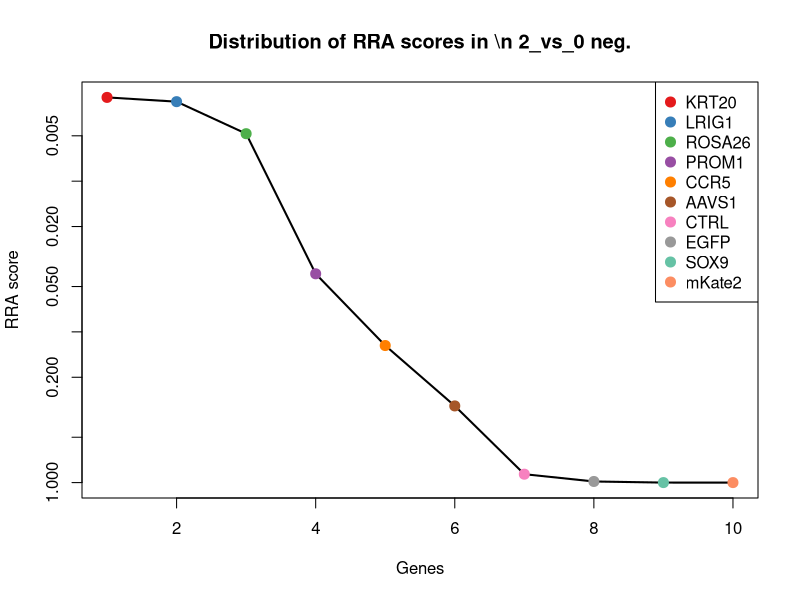
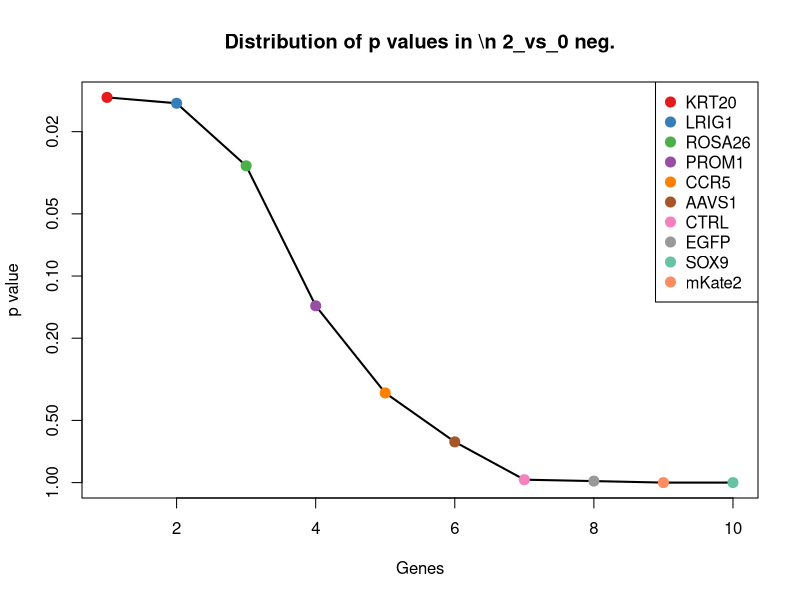
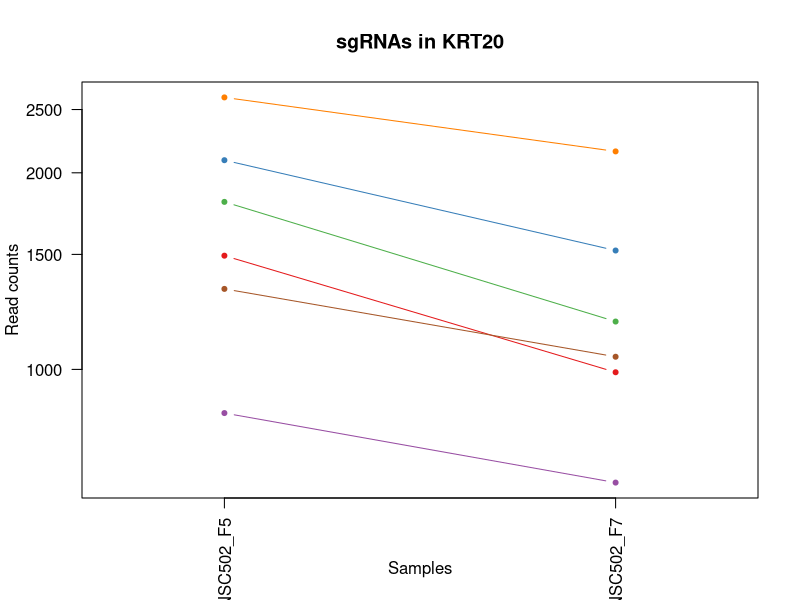
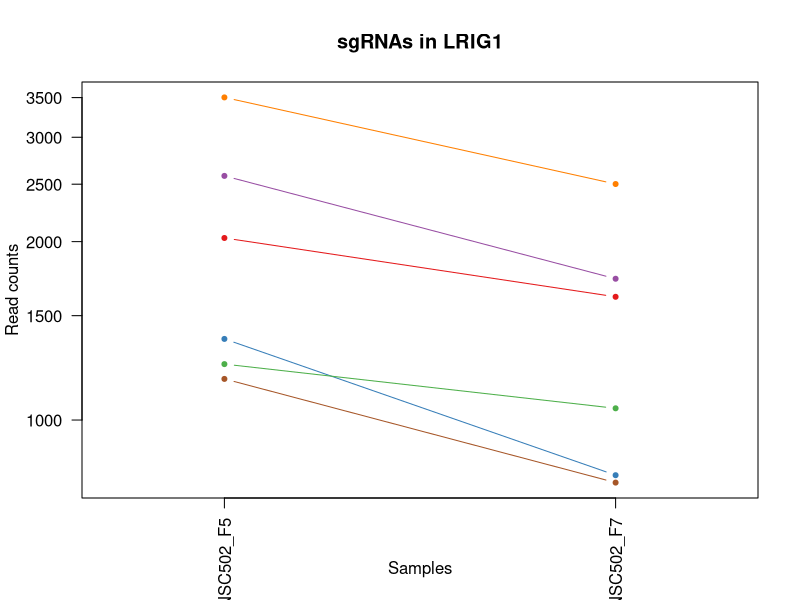
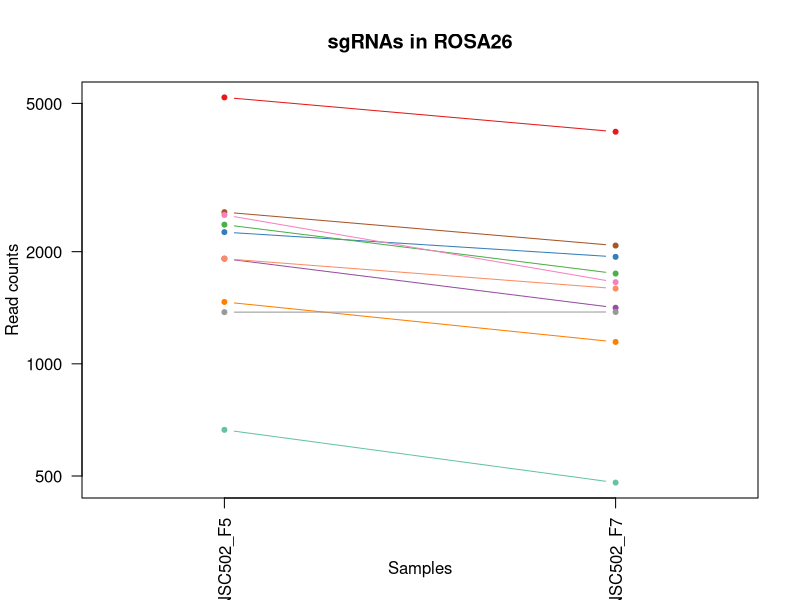
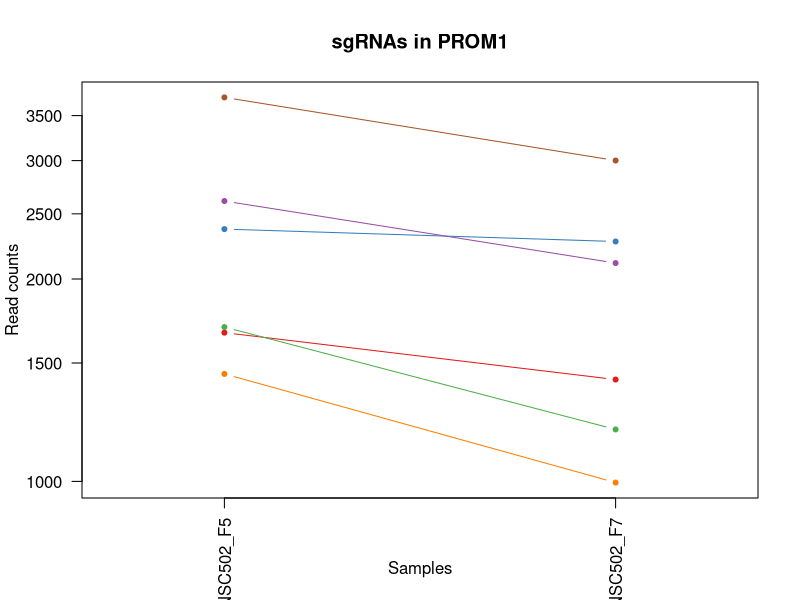
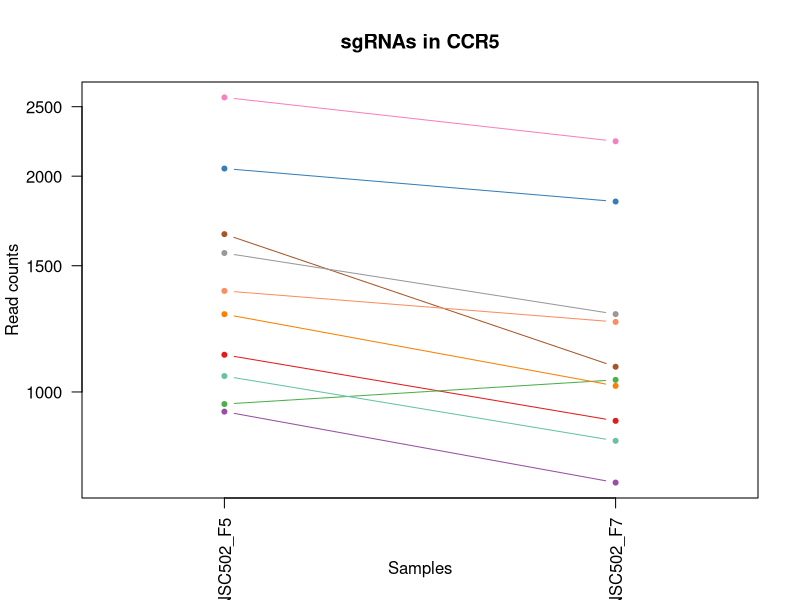
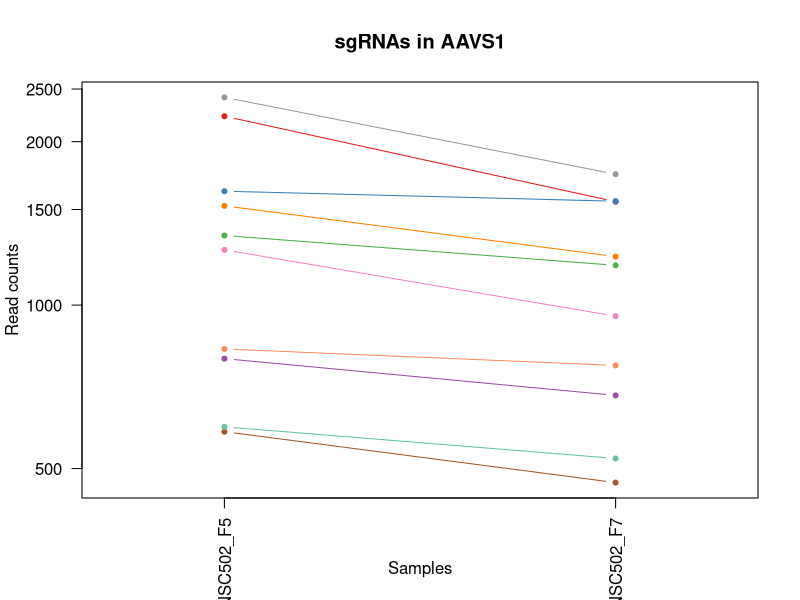

Recreate these plots in R, in order. (Note: this script raises an error after producing the figures.)
pdf(file='S2A_c0_t2.pdf',width=4.5,height=4.5);
gstable=read.table('S2A_c0_t2.gene_summary.txt',header=T)
# 
#
# parameters
# Do not modify the variables beginning with "__"

# gstablename='__GENE_SUMMARY_FILE__'
startindex=3
# outputfile='__OUTPUT_FILE__'
targetgenelist=c("KRT20","LRIG1","ROSA26","PROM1","CCR5","AAVS1","CTRL","EGFP","SOX9","mKate2")
# samplelabel=sub('.\\w+.\\w+$','',colnames(gstable)[startindex]);
samplelabel='2_vs_0 neg.'


# You need to write some codes in front of this code:
# gstable=read.table(gstablename,header=T)
# pdf(file=outputfile,width=6,height=6)


# set up color using RColorBrewer
#library(RColorBrewer)
#colors <- brewer.pal(length(targetgenelist), "Set1")

colors=c( "#E41A1C", "#377EB8", "#4DAF4A", "#984EA3", "#FF7F00",  "#A65628", "#F781BF",
          "#999999", "#66C2A5", "#FC8D62", "#8DA0CB", "#E78AC3", "#A6D854", "#FFD92F", "#E5C494", "#B3B3B3", 
          "#8DD3C7", "#FFFFB3", "#BEBADA", "#FB8072", "#80B1D3", "#FDB462", "#B3DE69", "#FCCDE5",
          "#D9D9D9", "#BC80BD", "#CCEBC5", "#FFED6F")

######
# function definition

plotrankedvalues<-function(val, tglist, ...){
  
  plot(val,log='y',ylim=c(max(val),min(val)),type='l',lwd=2, ...)
  if(length(tglist)>0){
    for(i in 1:length(tglist)){
      targetgene=tglist[i];
      tx=which(names(val)==targetgene);ty=val[targetgene];
      points(tx,ty,col=colors[(i %% length(colors)) ],cex=2,pch=20)
      # text(tx+50,ty,targetgene,col=colors[i])
    }
    legend('topright',tglist,pch=20,pt.cex = 2,cex=1,col=colors)
  }
}



plotrandvalues<-function(val,targetgenelist, ...){
  # choose the one with the best distance distribution
  
  mindiffvalue=0;
  randval=val;
  for(i in 1:20){
    randval0=sample(val)
    vindex=sort(which(names(randval0) %in% targetgenelist))
    if(max(vindex)>0.9*length(val)){
      # print('pass...')
      next;
    }
    mindiffind=min(diff(vindex));
    if (mindiffind > mindiffvalue){
      mindiffvalue=mindiffind;
      randval=randval0;
      # print(paste('Diff: ',mindiffvalue))
    }
  }
  plot(randval,log='y',ylim=c(max(randval),min(randval)),pch=20,col='grey', ...)
  
  if(length(targetgenelist)>0){
    for(i in 1:length(targetgenelist)){
      targetgene=targetgenelist[i];
      tx=which(names(randval)==targetgene);ty=randval[targetgene];
      points(tx,ty,col=colors[(i %% length(colors)) ],cex=2,pch=20)
      text(tx+50,ty,targetgene,col=colors[i])
    }
  }
  
}




# set.seed(1235)



pvec=gstable[,startindex]
names(pvec)=gstable[,'id']
pvec=sort(pvec);

plotrankedvalues(pvec,targetgenelist,xlab='Genes',ylab='RRA score',main=paste('Distribution of RRA scores in \\n',samplelabel))

# plotrandvalues(pvec,targetgenelist,xlab='Genes',ylab='RRA score',main=paste('Distribution of RRA scores in \\n',samplelabel))


pvec=gstable[,startindex+1]
names(pvec)=gstable[,'id']
pvec=sort(pvec);

plotrankedvalues(pvec,targetgenelist,xlab='Genes',ylab='p value',main=paste('Distribution of p values in \\n',samplelabel))

# plotrandvalues(pvec,targetgenelist,xlab='Genes',ylab='p value',main=paste('Distribution of p values in \\n',samplelabel))



# you need to write after this code:
# dev.off()






# parameters
# Do not modify the variables beginning with "__"
targetmat=list(c(1492.1707458269116,988.9221741698982),c(2089.8439912896124,1519.660305834949),c(1804.087759452227,1182.7310424745517),c(856.2625115972365,669.8829601914688),c(2608.0287074736043,2155.750950527145),c(1327.1565837799706,1044.5801055804654))
targetgene="KRT20"
collabel=c("S13_MNSC502_F5","S15_MNSC502_F7")

# set up color using RColorBrewer
#library(RColorBrewer)
#colors <- brewer.pal(length(targetgenelist), "Set1")

colors=c( "#E41A1C", "#377EB8", "#4DAF4A", "#984EA3", "#FF7F00",  "#A65628", "#F781BF",
          "#999999", "#66C2A5", "#FC8D62", "#8DA0CB", "#E78AC3", "#A6D854", "#FFD92F", "#E5C494", "#B3B3B3", 
          "#8DD3C7", "#FFFFB3", "#BEBADA", "#FB8072", "#80B1D3", "#FDB462", "#B3DE69", "#FCCDE5",
          "#D9D9D9", "#BC80BD", "#CCEBC5", "#FFED6F")


## code

targetmatvec=unlist(targetmat)+1
yrange=range(targetmatvec[targetmatvec>0]);
# yrange[1]=1; # set the minimum value to 1
for(i in 1:length(targetmat)){
  vali=targetmat[[i]]+1;
  if(i==1){
    plot(1:length(vali),vali,type='b',las=1,pch=20,main=paste('sgRNAs in',targetgene),ylab='Read counts',xlab='Samples',xlim=c(0.7,length(vali)+0.3),ylim = yrange,col=colors[(i %% length(colors))],xaxt='n',log='y')
    axis(1,at=1:length(vali),labels=(collabel),las=2)
    # lines(0:100,rep(1,101),col='black');
  }else{
    lines(1:length(vali),vali,type='b',pch=20,col=colors[(i %% length(colors))])
  }
}




# parameters
# Do not modify the variables beginning with "__"
targetmat=list(c(2027.4605885645494,1613.0861192741154),c(1369.4163082066261,806.046113820892),c(1241.630951011739,1045.573997212797),c(2580.861741770754,1730.3653318892389),c(3501.5200239228943,2500.6313469461948),c(1172.2042608822333,783.1866062772662))
targetgene="LRIG1"
collabel=c("S13_MNSC502_F5","S15_MNSC502_F7")

# set up color using RColorBrewer
#library(RColorBrewer)
#colors <- brewer.pal(length(targetgenelist), "Set1")

colors=c( "#E41A1C", "#377EB8", "#4DAF4A", "#984EA3", "#FF7F00",  "#A65628", "#F781BF",
          "#999999", "#66C2A5", "#FC8D62", "#8DA0CB", "#E78AC3", "#A6D854", "#FFD92F", "#E5C494", "#B3B3B3", 
          "#8DD3C7", "#FFFFB3", "#BEBADA", "#FB8072", "#80B1D3", "#FDB462", "#B3DE69", "#FCCDE5",
          "#D9D9D9", "#BC80BD", "#CCEBC5", "#FFED6F")


## code

targetmatvec=unlist(targetmat)+1
yrange=range(targetmatvec[targetmatvec>0]);
# yrange[1]=1; # set the minimum value to 1
for(i in 1:length(targetmat)){
  vali=targetmat[[i]]+1;
  if(i==1){
    plot(1:length(vali),vali,type='b',las=1,pch=20,main=paste('sgRNAs in',targetgene),ylab='Read counts',xlab='Samples',xlim=c(0.7,length(vali)+0.3),ylim = yrange,col=colors[(i %% length(colors))],xaxt='n',log='y')
    axis(1,at=1:length(vali),labels=(collabel),las=2)
    # lines(0:100,rep(1,101),col='black');
  }else{
    lines(1:length(vali),vali,type='b',pch=20,col=colors[(i %% length(colors))])
  }
}




# parameters
# Do not modify the variables beginning with "__"
targetmat=list(c(5187.884265329438,4196.210471703829),c(2255.864337251474,1936.100899781871),c(2362.5198322330334,1746.267598006544),c(1914.767990093468,1413.3139011754727),c(1465.0037801240617,1143.9692688136208),c(2552.688592152984,2076.2396199406203),c(2508.4164998964875,1655.8234594643723),c(1375.4534116961486,1376.539910779205),c(664.0813838474455,479.05576678381),c(1913.7618061785474,1591.220503362821))
targetgene="ROSA26"
collabel=c("S13_MNSC502_F5","S15_MNSC502_F7")

# set up color using RColorBrewer
#library(RColorBrewer)
#colors <- brewer.pal(length(targetgenelist), "Set1")

colors=c( "#E41A1C", "#377EB8", "#4DAF4A", "#984EA3", "#FF7F00",  "#A65628", "#F781BF",
          "#999999", "#66C2A5", "#FC8D62", "#8DA0CB", "#E78AC3", "#A6D854", "#FFD92F", "#E5C494", "#B3B3B3", 
          "#8DD3C7", "#FFFFB3", "#BEBADA", "#FB8072", "#80B1D3", "#FDB462", "#B3DE69", "#FCCDE5",
          "#D9D9D9", "#BC80BD", "#CCEBC5", "#FFED6F")


## code

targetmatvec=unlist(targetmat)+1
yrange=range(targetmatvec[targetmatvec>0]);
# yrange[1]=1; # set the minimum value to 1
for(i in 1:length(targetmat)){
  vali=targetmat[[i]]+1;
  if(i==1){
    plot(1:length(vali),vali,type='b',las=1,pch=20,main=paste('sgRNAs in',targetgene),ylab='Read counts',xlab='Samples',xlim=c(0.7,length(vali)+0.3),ylim = yrange,col=colors[(i %% length(colors))],xaxt='n',log='y')
    axis(1,at=1:length(vali),labels=(collabel),las=2)
    # lines(0:100,rep(1,101),col='black');
  }else{
    lines(1:length(vali),vali,type='b',pch=20,col=colors[(i %% length(colors))])
  }
}




# parameters
# Do not modify the variables beginning with "__"
targetmat=list(c(1663.2220113633748,1416.2955760724672),c(2371.5754874673166,2273.0301631422685),c(1695.4198966408267,1193.6638504301986),c(2611.047259218365,2111.0258270722247),c(1443.8739179107338,994.8855239638875),c(3723.8866691202966,2999.564946376636))
targetgene="PROM1"
collabel=c("S13_MNSC502_F5","S15_MNSC502_F7")

# set up color using RColorBrewer
#library(RColorBrewer)
#colors <- brewer.pal(length(targetgenelist), "Set1")

colors=c( "#E41A1C", "#377EB8", "#4DAF4A", "#984EA3", "#FF7F00",  "#A65628", "#F781BF",
          "#999999", "#66C2A5", "#FC8D62", "#8DA0CB", "#E78AC3", "#A6D854", "#FFD92F", "#E5C494", "#B3B3B3", 
          "#8DD3C7", "#FFFFB3", "#BEBADA", "#FB8072", "#80B1D3", "#FDB462", "#B3DE69", "#FCCDE5",
          "#D9D9D9", "#BC80BD", "#CCEBC5", "#FFED6F")


## code

targetmatvec=unlist(targetmat)+1
yrange=range(targetmatvec[targetmatvec>0]);
# yrange[1]=1; # set the minimum value to 1
for(i in 1:length(targetmat)){
  vali=targetmat[[i]]+1;
  if(i==1){
    plot(1:length(vali),vali,type='b',las=1,pch=20,main=paste('sgRNAs in',targetgene),ylab='Read counts',xlab='Samples',xlim=c(0.7,length(vali)+0.3),ylim = yrange,col=colors[(i %% length(colors))],xaxt='n',log='y')
    axis(1,at=1:length(vali),labels=(collabel),las=2)
    # lines(0:100,rep(1,101),col='black');
  }else{
    lines(1:length(vali),vali,type='b',pch=20,col=colors[(i %% length(colors))])
  }
}




# parameters
# Do not modify the variables beginning with "__"
targetmat=list(c(1125.9198007958962,910.4047352157053),c(2048.5904507778773,1842.6750863427048),c(960.9056387489552,1038.616755786476),c(937.7634087057867,746.4126158809985),c(1282.8844915234743,1018.7389231398449),c(1659.1972757036933,1083.341879241396),c(2574.8246382812317,2236.256172746001),c(1561.5974359564173,1283.1140973400388),c(1051.4621910917888,853.7529121728065),c(1382.496699100591,1251.3095651054289))
targetgene="CCR5"
collabel=c("S13_MNSC502_F5","S15_MNSC502_F7")

# set up color using RColorBrewer
#library(RColorBrewer)
#colors <- brewer.pal(length(targetgenelist), "Set1")

colors=c( "#E41A1C", "#377EB8", "#4DAF4A", "#984EA3", "#FF7F00",  "#A65628", "#F781BF",
          "#999999", "#66C2A5", "#FC8D62", "#8DA0CB", "#E78AC3", "#A6D854", "#FFD92F", "#E5C494", "#B3B3B3", 
          "#8DD3C7", "#FFFFB3", "#BEBADA", "#FB8072", "#80B1D3", "#FDB462", "#B3DE69", "#FCCDE5",
          "#D9D9D9", "#BC80BD", "#CCEBC5", "#FFED6F")


## code

targetmatvec=unlist(targetmat)+1
yrange=range(targetmatvec[targetmatvec>0]);
# yrange[1]=1; # set the minimum value to 1
for(i in 1:length(targetmat)){
  vali=targetmat[[i]]+1;
  if(i==1){
    plot(1:length(vali),vali,type='b',las=1,pch=20,main=paste('sgRNAs in',targetgene),ylab='Read counts',xlab='Samples',xlim=c(0.7,length(vali)+0.3),ylim = yrange,col=colors[(i %% length(colors))],xaxt='n',log='y')
    axis(1,at=1:length(vali),labels=(collabel),las=2)
    # lines(0:100,rep(1,101),col='black');
  }else{
    lines(1:length(vali),vali,type='b',pch=20,col=colors[(i %% length(colors))])
  }
}




# parameters
# Do not modify the variables beginning with "__"
targetmat=list(c(2226.6850037187833,1549.4770548048957),c(1619.9561030217988,1552.4587297018904),c(1342.2493425037762,1182.7310424745517),c(795.8914767020142,680.8157681471158),c(1522.3562632745227,1227.4561659294716),c(583.5866706538158,470.110742092826),c(1262.7608132250668,953.1420754059621),c(2411.8228440641315,1741.298139844886),c(595.6608776328602,520.7992153417354),c(829.0955458943865,773.2476899539505))
targetgene="AAVS1"
collabel=c("S13_MNSC502_F5","S15_MNSC502_F7")

# set up color using RColorBrewer
#library(RColorBrewer)
#colors <- brewer.pal(length(targetgenelist), "Set1")

colors=c( "#E41A1C", "#377EB8", "#4DAF4A", "#984EA3", "#FF7F00",  "#A65628", "#F781BF",
          "#999999", "#66C2A5", "#FC8D62", "#8DA0CB", "#E78AC3", "#A6D854", "#FFD92F", "#E5C494", "#B3B3B3", 
          "#8DD3C7", "#FFFFB3", "#BEBADA", "#FB8072", "#80B1D3", "#FDB462", "#B3DE69", "#FCCDE5",
          "#D9D9D9", "#BC80BD", "#CCEBC5", "#FFED6F")


## code

targetmatvec=unlist(targetmat)+1
yrange=range(targetmatvec[targetmatvec>0]);
# yrange[1]=1; # set the minimum value to 1
for(i in 1:length(targetmat)){
  vali=targetmat[[i]]+1;
  if(i==1){
    plot(1:length(vali),vali,type='b',las=1,pch=20,main=paste('sgRNAs in',targetgene),ylab='Read counts',xlab='Samples',xlim=c(0.7,length(vali)+0.3),ylim = yrange,col=colors[(i %% length(colors))],xaxt='n',log='y')
    axis(1,at=1:length(vali),labels=(collabel),las=2)
    # lines(0:100,rep(1,101),col='black');
  }else{
    lines(1:length(vali),vali,type='b',pch=20,col=colors[(i %% length(colors))])
  }
}




# parameters
# Do not modify the variables beginning with "__"
targetmat=list(c(1427.7749752720079,1334.7964622212796),c(1442.8677339958133,1265.2240479580707),c(4495.629731864222,4397.970473067136),c(800.922396276616,785.1743895419293),c(1498.2078493164338,1499.782473188318),c(3082.9475153160197,2363.47430168444),c(1571.659275105621,1644.890651508725),c(1633.0364939157637,1479.9046405416868),c(1425.762607442167,1568.3609958191953),c(2523.5092586202927,2346.578143934804))
targetgene="CTRL"
collabel=c("S13_MNSC502_F5","S15_MNSC502_F7")

# set up color using RColorBrewer
#library(RColorBrewer)
#colors <- brewer.pal(length(targetgenelist), "Set1")

colors=c( "#E41A1C", "#377EB8", "#4DAF4A", "#984EA3", "#FF7F00",  "#A65628", "#F781BF",
          "#999999", "#66C2A5", "#FC8D62", "#8DA0CB", "#E78AC3", "#A6D854", "#FFD92F", "#E5C494", "#B3B3B3", 
          "#8DD3C7", "#FFFFB3", "#BEBADA", "#FB8072", "#80B1D3", "#FDB462", "#B3DE69", "#FCCDE5",
          "#D9D9D9", "#BC80BD", "#CCEBC5", "#FFED6F")


## code

targetmatvec=unlist(targetmat)+1
yrange=range(targetmatvec[targetmatvec>0]);
# yrange[1]=1; # set the minimum value to 1
for(i in 1:length(targetmat)){
  vali=targetmat[[i]]+1;
  if(i==1){
    plot(1:length(vali),vali,type='b',las=1,pch=20,main=paste('sgRNAs in',targetgene),ylab='Read counts',xlab='Samples',xlim=c(0.7,length(vali)+0.3),ylim = yrange,col=colors[(i %% length(colors))],xaxt='n',log='y')
    axis(1,at=1:length(vali),labels=(collabel),las=2)
    # lines(0:100,rep(1,101),col='black');
  }else{
    lines(1:length(vali),vali,type='b',pch=20,col=colors[(i %% length(colors))])
  }
}




# parameters
# Do not modify the variables beginning with "__"
targetmat=list(c(2098.899646523896,1809.8766624757634),c(2512.441235556169,2312.7858284355307),c(1177.2351804568352,1024.7022729338341),c(1384.5090669304318,1193.6638504301986),c(2139.147003120711,2045.4289793383423),c(2609.0348913885246,2418.1383414626757))
targetgene="EGFP"
collabel=c("S13_MNSC502_F5","S15_MNSC502_F7")

# set up color using RColorBrewer
#library(RColorBrewer)
#colors <- brewer.pal(length(targetgenelist), "Set1")

colors=c( "#E41A1C", "#377EB8", "#4DAF4A", "#984EA3", "#FF7F00",  "#A65628", "#F781BF",
          "#999999", "#66C2A5", "#FC8D62", "#8DA0CB", "#E78AC3", "#A6D854", "#FFD92F", "#E5C494", "#B3B3B3", 
          "#8DD3C7", "#FFFFB3", "#BEBADA", "#FB8072", "#80B1D3", "#FDB462", "#B3DE69", "#FCCDE5",
          "#D9D9D9", "#BC80BD", "#CCEBC5", "#FFED6F")


## code

targetmatvec=unlist(targetmat)+1
yrange=range(targetmatvec[targetmatvec>0]);
# yrange[1]=1; # set the minimum value to 1
for(i in 1:length(targetmat)){
  vali=targetmat[[i]]+1;
  if(i==1){
    plot(1:length(vali),vali,type='b',las=1,pch=20,main=paste('sgRNAs in',targetgene),ylab='Read counts',xlab='Samples',xlim=c(0.7,length(vali)+0.3),ylim = yrange,col=colors[(i %% length(colors))],xaxt='n',log='y')
    axis(1,at=1:length(vali),labels=(collabel),las=2)
    # lines(0:100,rep(1,101),col='black');
  }else{
    lines(1:length(vali),vali,type='b',pch=20,col=colors[(i %% length(colors))])
  }
}




# parameters
# Do not modify the variables beginning with "__"
targetmat=list(c(1636.055045660525,2445.9673071679595),c(1264.7731810549076,2109.0380438075617),c(775.7677984036068,790.143847703587),c(716.4029474233048,1237.3950822527872),c(1402.6203773989985,2639.7761754726125),c(1842.322748219201,2272.036271509937))
targetgene="SOX9"
collabel=c("S13_MNSC502_F5","S15_MNSC502_F7")

# set up color using RColorBrewer
#library(RColorBrewer)
#colors <- brewer.pal(length(targetgenelist), "Set1")

colors=c( "#E41A1C", "#377EB8", "#4DAF4A", "#984EA3", "#FF7F00",  "#A65628", "#F781BF",
          "#999999", "#66C2A5", "#FC8D62", "#8DA0CB", "#E78AC3", "#A6D854", "#FFD92F", "#E5C494", "#B3B3B3", 
          "#8DD3C7", "#FFFFB3", "#BEBADA", "#FB8072", "#80B1D3", "#FDB462", "#B3DE69", "#FCCDE5",
          "#D9D9D9", "#BC80BD", "#CCEBC5", "#FFED6F")


## code

targetmatvec=unlist(targetmat)+1
yrange=range(targetmatvec[targetmatvec>0]);
# yrange[1]=1; # set the minimum value to 1
for(i in 1:length(targetmat)){
  vali=targetmat[[i]]+1;
  if(i==1){
    plot(1:length(vali),vali,type='b',las=1,pch=20,main=paste('sgRNAs in',targetgene),ylab='Read counts',xlab='Samples',xlim=c(0.7,length(vali)+0.3),ylim = yrange,col=colors[(i %% length(colors))],xaxt='n',log='y')
    axis(1,at=1:length(vali),labels=(collabel),las=2)
    # lines(0:100,rep(1,101),col='black');
  }else{
    lines(1:length(vali),vali,type='b',pch=20,col=colors[(i %% length(colors))])
  }
}




# parameters
# Do not modify the variables beginning with "__"
targetmat=list(c(913.6149947476978,4371.135398994184),c(1027.3137771336997,4133.595298866941),c(941.7881443654682,4352.2514579798835),c(987.0664205368848,2274.0240547746002),c(858.2748794270773,2550.325928562773),c(1480.0965388478671,4999.274910627727))
targetgene="mKate2"
collabel=c("S13_MNSC502_F5","S15_MNSC502_F7")

# set up color using RColorBrewer
#library(RColorBrewer)
#colors <- brewer.pal(length(targetgenelist), "Set1")

colors=c( "#E41A1C", "#377EB8", "#4DAF4A", "#984EA3", "#FF7F00",  "#A65628", "#F781BF",
          "#999999", "#66C2A5", "#FC8D62", "#8DA0CB", "#E78AC3", "#A6D854", "#FFD92F", "#E5C494", "#B3B3B3", 
          "#8DD3C7", "#FFFFB3", "#BEBADA", "#FB8072", "#80B1D3", "#FDB462", "#B3DE69", "#FCCDE5",
          "#D9D9D9", "#BC80BD", "#CCEBC5", "#FFED6F")


## code

targetmatvec=unlist(targetmat)+1
yrange=range(targetmatvec[targetmatvec>0]);
# yrange[1]=1; # set the minimum value to 1
for(i in 1:length(targetmat)){
  vali=targetmat[[i]]+1;
  if(i==1){
    plot(1:length(vali),vali,type='b',las=1,pch=20,main=paste('sgRNAs in',targetgene),ylab='Read counts',xlab='Samples',xlim=c(0.7,length(vali)+0.3),ylim = yrange,col=colors[(i %% length(colors))],xaxt='n',log='y')
    axis(1,at=1:length(vali),labels=(collabel),las=2)
    # lines(0:100,rep(1,101),col='black');
  }else{
    lines(1:length(vali),vali,type='b',pch=20,col=colors[(i %% length(colors))])
  }
}



# 
#
# parameters
# Do not modify the variables beginning with "__"

# gstablename='__GENE_SUMMARY_FILE__'
startindex=9
# outputfile='__OUTPUT_FILE__'
targetgenelist=c("mKate2","SOX9","CTRL","CCR5","PROM1","EGFP","ROSA26","AAVS1","LRIG1","KRT20")
# samplelabel=sub('.\\w+.\\w+$','',colnames(gstable)[startindex]);
samplelabel='2_vs_0 pos.'


# You need to write some codes in front of this code:
# gstable=read.table(gstablename,header=T)
# pdf(file=outputfile,width=6,height=6)


# set up color using RColorBrewer
#library(RColorBrewer)
#colors <- brewer.pal(length(targetgenelist), "Set1")

colors=c( "#E41A1C", "#377EB8", "#4DAF4A", "#984EA3", "#FF7F00",  "#A65628", "#F781BF",
          "#999999", "#66C2A5", "#FC8D62", "#8DA0CB", "#E78AC3", "#A6D854", "#FFD92F", "#E5C494", "#B3B3B3", 
          "#8DD3C7", "#FFFFB3", "#BEBADA", "#FB8072", "#80B1D3", "#FDB462", "#B3DE69", "#FCCDE5",
          "#D9D9D9", "#BC80BD", "#CCEBC5", "#FFED6F")

######
# function definition

plotrankedvalues<-function(val, tglist, ...){
  
  plot(val,log='y',ylim=c(max(val),min(val)),type='l',lwd=2, ...)
  if(length(tglist)>0){
    for(i in 1:length(tglist)){
      targetgene=tglist[i];
      tx=which(names(val)==targetgene);ty=val[targetgene];
      points(tx,ty,col=colors[(i %% length(colors)) ],cex=2,pch=20)
      # text(tx+50,ty,targetgene,col=colors[i])
    }
    legend('topright',tglist,pch=20,pt.cex = 2,cex=1,col=colors)
  }
}



plotrandvalues<-function(val,targetgenelist, ...){
  # choose the one with the best distance distribution
  
  mindiffvalue=0;
  randval=val;
  for(i in 1:20){
    randval0=sample(val)
    vindex=sort(which(names(randval0) %in% targetgenelist))
    if(max(vindex)>0.9*length(val)){
      # print('pass...')
      next;
    }
    mindiffind=min(diff(vindex));
    if (mindiffind > mindiffvalue){
      mindiffvalue=mindiffind;
      randval=randval0;
      # print(paste('Diff: ',mindiffvalue))
    }
  }
  plot(randval,log='y',ylim=c(max(randval),min(randval)),pch=20,col='grey', ...)
  
  if(length(targetgenelist)>0){
    for(i in 1:length(targetgenelist)){
      targetgene=targetgenelist[i];
      tx=which(names(randval)==targetgene);ty=randval[targetgene];
      points(tx,ty,col=colors[(i %% length(colors)) ],cex=2,pch=20)
      text(tx+50,ty,targetgene,col=colors[i])
    }
  }
  
}




# set.seed(1235)



pvec=gstable[,startindex]
names(pvec)=gstable[,'id']
pvec=sort(pvec);

plotrankedvalues(pvec,targetgenelist,xlab='Genes',ylab='RRA score',main=paste('Distribution of RRA scores in \\n',samplelabel))

# plotrandvalues(pvec,targetgenelist,xlab='Genes',ylab='RRA score',main=paste('Distribution of RRA scores in \\n',samplelabel))


pvec=gstable[,startindex+1]
names(pvec)=gstable[,'id']
pvec=sort(pvec);

plotrankedvalues(pvec,targetgenelist,xlab='Genes',ylab='p value',main=paste('Distribution of p values in \\n',samplelabel))

# plotrandvalues(pvec,targetgenelist,xlab='Genes',ylab='p value',main=paste('Distribution of p values in \\n',samplelabel))



# you need to write after this code:
# dev.off()






# parameters
# Do not modify the variables beginning with "__"
targetmat=list(c(913.6149947476978,4371.135398994184),c(1027.3137771336997,4133.595298866941),c(941.7881443654682,4352.2514579798835),c(987.0664205368848,2274.0240547746002),c(858.2748794270773,2550.325928562773),c(1480.0965388478671,4999.274910627727))
targetgene="mKate2"
collabel=c("S13_MNSC502_F5","S15_MNSC502_F7")

# set up color using RColorBrewer
#library(RColorBrewer)
#colors <- brewer.pal(length(targetgenelist), "Set1")

colors=c( "#E41A1C", "#377EB8", "#4DAF4A", "#984EA3", "#FF7F00",  "#A65628", "#F781BF",
          "#999999", "#66C2A5", "#FC8D62", "#8DA0CB", "#E78AC3", "#A6D854", "#FFD92F", "#E5C494", "#B3B3B3", 
          "#8DD3C7", "#FFFFB3", "#BEBADA", "#FB8072", "#80B1D3", "#FDB462", "#B3DE69", "#FCCDE5",
          "#D9D9D9", "#BC80BD", "#CCEBC5", "#FFED6F")


## code

targetmatvec=unlist(targetmat)+1
yrange=range(targetmatvec[targetmatvec>0]);
# yrange[1]=1; # set the minimum value to 1
for(i in 1:length(targetmat)){
  vali=targetmat[[i]]+1;
  if(i==1){
    plot(1:length(vali),vali,type='b',las=1,pch=20,main=paste('sgRNAs in',targetgene),ylab='Read counts',xlab='Samples',xlim=c(0.7,length(vali)+0.3),ylim = yrange,col=colors[(i %% length(colors))],xaxt='n',log='y')
    axis(1,at=1:length(vali),labels=(collabel),las=2)
    # lines(0:100,rep(1,101),col='black');
  }else{
    lines(1:length(vali),vali,type='b',pch=20,col=colors[(i %% length(colors))])
  }
}




# parameters
# Do not modify the variables beginning with "__"
targetmat=list(c(1636.055045660525,2445.9673071679595),c(1264.7731810549076,2109.0380438075617),c(775.7677984036068,790.143847703587),c(716.4029474233048,1237.3950822527872),c(1402.6203773989985,2639.7761754726125),c(1842.322748219201,2272.036271509937))
targetgene="SOX9"
collabel=c("S13_MNSC502_F5","S15_MNSC502_F7")

# set up color using RColorBrewer
#library(RColorBrewer)
#colors <- brewer.pal(length(targetgenelist), "Set1")

colors=c( "#E41A1C", "#377EB8", "#4DAF4A", "#984EA3", "#FF7F00",  "#A65628", "#F781BF",
          "#999999", "#66C2A5", "#FC8D62", "#8DA0CB", "#E78AC3", "#A6D854", "#FFD92F", "#E5C494", "#B3B3B3", 
          "#8DD3C7", "#FFFFB3", "#BEBADA", "#FB8072", "#80B1D3", "#FDB462", "#B3DE69", "#FCCDE5",
          "#D9D9D9", "#BC80BD", "#CCEBC5", "#FFED6F")


## code

targetmatvec=unlist(targetmat)+1
yrange=range(targetmatvec[targetmatvec>0]);
# yrange[1]=1; # set the minimum value to 1
for(i in 1:length(targetmat)){
  vali=targetmat[[i]]+1;
  if(i==1){
    plot(1:length(vali),vali,type='b',las=1,pch=20,main=paste('sgRNAs in',targetgene),ylab='Read counts',xlab='Samples',xlim=c(0.7,length(vali)+0.3),ylim = yrange,col=colors[(i %% length(colors))],xaxt='n',log='y')
    axis(1,at=1:length(vali),labels=(collabel),las=2)
    # lines(0:100,rep(1,101),col='black');
  }else{
    lines(1:length(vali),vali,type='b',pch=20,col=colors[(i %% length(colors))])
  }
}




# parameters
# Do not modify the variables beginning with "__"
targetmat=list(c(1427.7749752720079,1334.7964622212796),c(1442.8677339958133,1265.2240479580707),c(4495.629731864222,4397.970473067136),c(800.922396276616,785.1743895419293),c(1498.2078493164338,1499.782473188318),c(3082.9475153160197,2363.47430168444),c(1571.659275105621,1644.890651508725),c(1633.0364939157637,1479.9046405416868),c(1425.762607442167,1568.3609958191953),c(2523.5092586202927,2346.578143934804))
targetgene="CTRL"
collabel=c("S13_MNSC502_F5","S15_MNSC502_F7")

# set up color using RColorBrewer
#library(RColorBrewer)
#colors <- brewer.pal(length(targetgenelist), "Set1")

colors=c( "#E41A1C", "#377EB8", "#4DAF4A", "#984EA3", "#FF7F00",  "#A65628", "#F781BF",
          "#999999", "#66C2A5", "#FC8D62", "#8DA0CB", "#E78AC3", "#A6D854", "#FFD92F", "#E5C494", "#B3B3B3", 
          "#8DD3C7", "#FFFFB3", "#BEBADA", "#FB8072", "#80B1D3", "#FDB462", "#B3DE69", "#FCCDE5",
          "#D9D9D9", "#BC80BD", "#CCEBC5", "#FFED6F")


## code

targetmatvec=unlist(targetmat)+1
yrange=range(targetmatvec[targetmatvec>0]);
# yrange[1]=1; # set the minimum value to 1
for(i in 1:length(targetmat)){
  vali=targetmat[[i]]+1;
  if(i==1){
    plot(1:length(vali),vali,type='b',las=1,pch=20,main=paste('sgRNAs in',targetgene),ylab='Read counts',xlab='Samples',xlim=c(0.7,length(vali)+0.3),ylim = yrange,col=colors[(i %% length(colors))],xaxt='n',log='y')
    axis(1,at=1:length(vali),labels=(collabel),las=2)
    # lines(0:100,rep(1,101),col='black');
  }else{
    lines(1:length(vali),vali,type='b',pch=20,col=colors[(i %% length(colors))])
  }
}




# parameters
# Do not modify the variables beginning with "__"
targetmat=list(c(1125.9198007958962,910.4047352157053),c(2048.5904507778773,1842.6750863427048),c(960.9056387489552,1038.616755786476),c(937.7634087057867,746.4126158809985),c(1282.8844915234743,1018.7389231398449),c(1659.1972757036933,1083.341879241396),c(2574.8246382812317,2236.256172746001),c(1561.5974359564173,1283.1140973400388),c(1051.4621910917888,853.7529121728065),c(1382.496699100591,1251.3095651054289))
targetgene="CCR5"
collabel=c("S13_MNSC502_F5","S15_MNSC502_F7")

# set up color using RColorBrewer
#library(RColorBrewer)
#colors <- brewer.pal(length(targetgenelist), "Set1")

colors=c( "#E41A1C", "#377EB8", "#4DAF4A", "#984EA3", "#FF7F00",  "#A65628", "#F781BF",
          "#999999", "#66C2A5", "#FC8D62", "#8DA0CB", "#E78AC3", "#A6D854", "#FFD92F", "#E5C494", "#B3B3B3", 
          "#8DD3C7", "#FFFFB3", "#BEBADA", "#FB8072", "#80B1D3", "#FDB462", "#B3DE69", "#FCCDE5",
          "#D9D9D9", "#BC80BD", "#CCEBC5", "#FFED6F")


## code

targetmatvec=unlist(targetmat)+1
yrange=range(targetmatvec[targetmatvec>0]);
# yrange[1]=1; # set the minimum value to 1
for(i in 1:length(targetmat)){
  vali=targetmat[[i]]+1;
  if(i==1){
    plot(1:length(vali),vali,type='b',las=1,pch=20,main=paste('sgRNAs in',targetgene),ylab='Read counts',xlab='Samples',xlim=c(0.7,length(vali)+0.3),ylim = yrange,col=colors[(i %% length(colors))],xaxt='n',log='y')
    axis(1,at=1:length(vali),labels=(collabel),las=2)
    # lines(0:100,rep(1,101),col='black');
  }else{
    lines(1:length(vali),vali,type='b',pch=20,col=colors[(i %% length(colors))])
  }
}




# parameters
# Do not modify the variables beginning with "__"
targetmat=list(c(1663.2220113633748,1416.2955760724672),c(2371.5754874673166,2273.0301631422685),c(1695.4198966408267,1193.6638504301986),c(2611.047259218365,2111.0258270722247),c(1443.8739179107338,994.8855239638875),c(3723.8866691202966,2999.564946376636))
targetgene="PROM1"
collabel=c("S13_MNSC502_F5","S15_MNSC502_F7")

# set up color using RColorBrewer
#library(RColorBrewer)
#colors <- brewer.pal(length(targetgenelist), "Set1")

colors=c( "#E41A1C", "#377EB8", "#4DAF4A", "#984EA3", "#FF7F00",  "#A65628", "#F781BF",
          "#999999", "#66C2A5", "#FC8D62", "#8DA0CB", "#E78AC3", "#A6D854", "#FFD92F", "#E5C494", "#B3B3B3", 
          "#8DD3C7", "#FFFFB3", "#BEBADA", "#FB8072", "#80B1D3", "#FDB462", "#B3DE69", "#FCCDE5",
          "#D9D9D9", "#BC80BD", "#CCEBC5", "#FFED6F")


## code

targetmatvec=unlist(targetmat)+1
yrange=range(targetmatvec[targetmatvec>0]);
# yrange[1]=1; # set the minimum value to 1
for(i in 1:length(targetmat)){
  vali=targetmat[[i]]+1;
  if(i==1){
    plot(1:length(vali),vali,type='b',las=1,pch=20,main=paste('sgRNAs in',targetgene),ylab='Read counts',xlab='Samples',xlim=c(0.7,length(vali)+0.3),ylim = yrange,col=colors[(i %% length(colors))],xaxt='n',log='y')
    axis(1,at=1:length(vali),labels=(collabel),las=2)
    # lines(0:100,rep(1,101),col='black');
  }else{
    lines(1:length(vali),vali,type='b',pch=20,col=colors[(i %% length(colors))])
  }
}




# parameters
# Do not modify the variables beginning with "__"
targetmat=list(c(2098.899646523896,1809.8766624757634),c(2512.441235556169,2312.7858284355307),c(1177.2351804568352,1024.7022729338341),c(1384.5090669304318,1193.6638504301986),c(2139.147003120711,2045.4289793383423),c(2609.0348913885246,2418.1383414626757))
targetgene="EGFP"
collabel=c("S13_MNSC502_F5","S15_MNSC502_F7")

# set up color using RColorBrewer
#library(RColorBrewer)
#colors <- brewer.pal(length(targetgenelist), "Set1")

colors=c( "#E41A1C", "#377EB8", "#4DAF4A", "#984EA3", "#FF7F00",  "#A65628", "#F781BF",
          "#999999", "#66C2A5", "#FC8D62", "#8DA0CB", "#E78AC3", "#A6D854", "#FFD92F", "#E5C494", "#B3B3B3", 
          "#8DD3C7", "#FFFFB3", "#BEBADA", "#FB8072", "#80B1D3", "#FDB462", "#B3DE69", "#FCCDE5",
          "#D9D9D9", "#BC80BD", "#CCEBC5", "#FFED6F")


## code

targetmatvec=unlist(targetmat)+1
yrange=range(targetmatvec[targetmatvec>0]);
# yrange[1]=1; # set the minimum value to 1
for(i in 1:length(targetmat)){
  vali=targetmat[[i]]+1;
  if(i==1){
    plot(1:length(vali),vali,type='b',las=1,pch=20,main=paste('sgRNAs in',targetgene),ylab='Read counts',xlab='Samples',xlim=c(0.7,length(vali)+0.3),ylim = yrange,col=colors[(i %% length(colors))],xaxt='n',log='y')
    axis(1,at=1:length(vali),labels=(collabel),las=2)
    # lines(0:100,rep(1,101),col='black');
  }else{
    lines(1:length(vali),vali,type='b',pch=20,col=colors[(i %% length(colors))])
  }
}




# parameters
# Do not modify the variables beginning with "__"
targetmat=list(c(5187.884265329438,4196.210471703829),c(2255.864337251474,1936.100899781871),c(2362.5198322330334,1746.267598006544),c(1914.767990093468,1413.3139011754727),c(1465.0037801240617,1143.9692688136208),c(2552.688592152984,2076.2396199406203),c(2508.4164998964875,1655.8234594643723),c(1375.4534116961486,1376.539910779205),c(664.0813838474455,479.05576678381),c(1913.7618061785474,1591.220503362821))
targetgene="ROSA26"
collabel=c("S13_MNSC502_F5","S15_MNSC502_F7")

# set up color using RColorBrewer
#library(RColorBrewer)
#colors <- brewer.pal(length(targetgenelist), "Set1")

colors=c( "#E41A1C", "#377EB8", "#4DAF4A", "#984EA3", "#FF7F00",  "#A65628", "#F781BF",
          "#999999", "#66C2A5", "#FC8D62", "#8DA0CB", "#E78AC3", "#A6D854", "#FFD92F", "#E5C494", "#B3B3B3", 
          "#8DD3C7", "#FFFFB3", "#BEBADA", "#FB8072", "#80B1D3", "#FDB462", "#B3DE69", "#FCCDE5",
          "#D9D9D9", "#BC80BD", "#CCEBC5", "#FFED6F")


## code

targetmatvec=unlist(targetmat)+1
yrange=range(targetmatvec[targetmatvec>0]);
# yrange[1]=1; # set the minimum value to 1
for(i in 1:length(targetmat)){
  vali=targetmat[[i]]+1;
  if(i==1){
    plot(1:length(vali),vali,type='b',las=1,pch=20,main=paste('sgRNAs in',targetgene),ylab='Read counts',xlab='Samples',xlim=c(0.7,length(vali)+0.3),ylim = yrange,col=colors[(i %% length(colors))],xaxt='n',log='y')
    axis(1,at=1:length(vali),labels=(collabel),las=2)
    # lines(0:100,rep(1,101),col='black');
  }else{
    lines(1:length(vali),vali,type='b',pch=20,col=colors[(i %% length(colors))])
  }
}




# parameters
# Do not modify the variables beginning with "__"
targetmat=list(c(2226.6850037187833,1549.4770548048957),c(1619.9561030217988,1552.4587297018904),c(1342.2493425037762,1182.7310424745517),c(795.8914767020142,680.8157681471158),c(1522.3562632745227,1227.4561659294716),c(583.5866706538158,470.110742092826),c(1262.7608132250668,953.1420754059621),c(2411.8228440641315,1741.298139844886),c(595.6608776328602,520.7992153417354),c(829.0955458943865,773.2476899539505))
targetgene="AAVS1"
collabel=c("S13_MNSC502_F5","S15_MNSC502_F7")

# set up color using RColorBrewer
#library(RColorBrewer)
#colors <- brewer.pal(length(targetgenelist), "Set1")

colors=c( "#E41A1C", "#377EB8", "#4DAF4A", "#984EA3", "#FF7F00",  "#A65628", "#F781BF",
          "#999999", "#66C2A5", "#FC8D62", "#8DA0CB", "#E78AC3", "#A6D854", "#FFD92F", "#E5C494", "#B3B3B3", 
          "#8DD3C7", "#FFFFB3", "#BEBADA", "#FB8072", "#80B1D3", "#FDB462", "#B3DE69", "#FCCDE5",
          "#D9D9D9", "#BC80BD", "#CCEBC5", "#FFED6F")


## code

targetmatvec=unlist(targetmat)+1
yrange=range(targetmatvec[targetmatvec>0]);
# yrange[1]=1; # set the minimum value to 1
for(i in 1:length(targetmat)){
  vali=targetmat[[i]]+1;
  if(i==1){
    plot(1:length(vali),vali,type='b',las=1,pch=20,main=paste('sgRNAs in',targetgene),ylab='Read counts',xlab='Samples',xlim=c(0.7,length(vali)+0.3),ylim = yrange,col=colors[(i %% length(colors))],xaxt='n',log='y')
    axis(1,at=1:length(vali),labels=(collabel),las=2)
    # lines(0:100,rep(1,101),col='black');
  }else{
    lines(1:length(vali),vali,type='b',pch=20,col=colors[(i %% length(colors))])
  }
}




# parameters
# Do not modify the variables beginning with "__"
targetmat=list(c(2027.4605885645494,1613.0861192741154),c(1369.4163082066261,806.046113820892),c(1241.630951011739,1045.573997212797),c(2580.861741770754,1730.3653318892389),c(3501.5200239228943,2500.6313469461948),c(1172.2042608822333,783.1866062772662))
targetgene="LRIG1"
collabel=c("S13_MNSC502_F5","S15_MNSC502_F7")

# set up color using RColorBrewer
#library(RColorBrewer)
#colors <- brewer.pal(length(targetgenelist), "Set1")

colors=c( "#E41A1C", "#377EB8", "#4DAF4A", "#984EA3", "#FF7F00",  "#A65628", "#F781BF",
          "#999999", "#66C2A5", "#FC8D62", "#8DA0CB", "#E78AC3", "#A6D854", "#FFD92F", "#E5C494", "#B3B3B3", 
          "#8DD3C7", "#FFFFB3", "#BEBADA", "#FB8072", "#80B1D3", "#FDB462", "#B3DE69", "#FCCDE5",
          "#D9D9D9", "#BC80BD", "#CCEBC5", "#FFED6F")


## code

targetmatvec=unlist(targetmat)+1
yrange=range(targetmatvec[targetmatvec>0]);
# yrange[1]=1; # set the minimum value to 1
for(i in 1:length(targetmat)){
  vali=targetmat[[i]]+1;
  if(i==1){
    plot(1:length(vali),vali,type='b',las=1,pch=20,main=paste('sgRNAs in',targetgene),ylab='Read counts',xlab='Samples',xlim=c(0.7,length(vali)+0.3),ylim = yrange,col=colors[(i %% length(colors))],xaxt='n',log='y')
    axis(1,at=1:length(vali),labels=(collabel),las=2)
    # lines(0:100,rep(1,101),col='black');
  }else{
    lines(1:length(vali),vali,type='b',pch=20,col=colors[(i %% length(colors))])
  }
}




# parameters
# Do not modify the variables beginning with "__"
targetmat=list(c(1492.1707458269116,988.9221741698982),c(2089.8439912896124,1519.660305834949),c(1804.087759452227,1182.7310424745517),c(856.2625115972365,669.8829601914688),c(2608.0287074736043,2155.750950527145),c(1327.1565837799706,1044.5801055804654))
targetgene="KRT20"
collabel=c("S13_MNSC502_F5","S15_MNSC502_F7")

# set up color using RColorBrewer
#library(RColorBrewer)
#colors <- brewer.pal(length(targetgenelist), "Set1")

colors=c( "#E41A1C", "#377EB8", "#4DAF4A", "#984EA3", "#FF7F00",  "#A65628", "#F781BF",
          "#999999", "#66C2A5", "#FC8D62", "#8DA0CB", "#E78AC3", "#A6D854", "#FFD92F", "#E5C494", "#B3B3B3", 
          "#8DD3C7", "#FFFFB3", "#BEBADA", "#FB8072", "#80B1D3", "#FDB462", "#B3DE69", "#FCCDE5",
          "#D9D9D9", "#BC80BD", "#CCEBC5", "#FFED6F")


## code

targetmatvec=unlist(targetmat)+1
yrange=range(targetmatvec[targetmatvec>0]);
# yrange[1]=1; # set the minimum value to 1
for(i in 1:length(targetmat)){
  vali=targetmat[[i]]+1;
  if(i==1){
    plot(1:length(vali),vali,type='b',las=1,pch=20,main=paste('sgRNAs in',targetgene),ylab='Read counts',xlab='Samples',xlim=c(0.7,length(vali)+0.3),ylim = yrange,col=colors[(i %% length(colors))],xaxt='n',log='y')
    axis(1,at=1:length(vali),labels=(collabel),las=2)
    # lines(0:100,rep(1,101),col='black');
  }else{
    lines(1:length(vali),vali,type='b',pch=20,col=colors[(i %% length(colors))])
  }
}



dev.off()
Sweave("S2A_c0_t2_summary.Rnw");
library(tools);

texi2dvi("S2A_c0_t2_summary.tex",pdf=TRUE);
